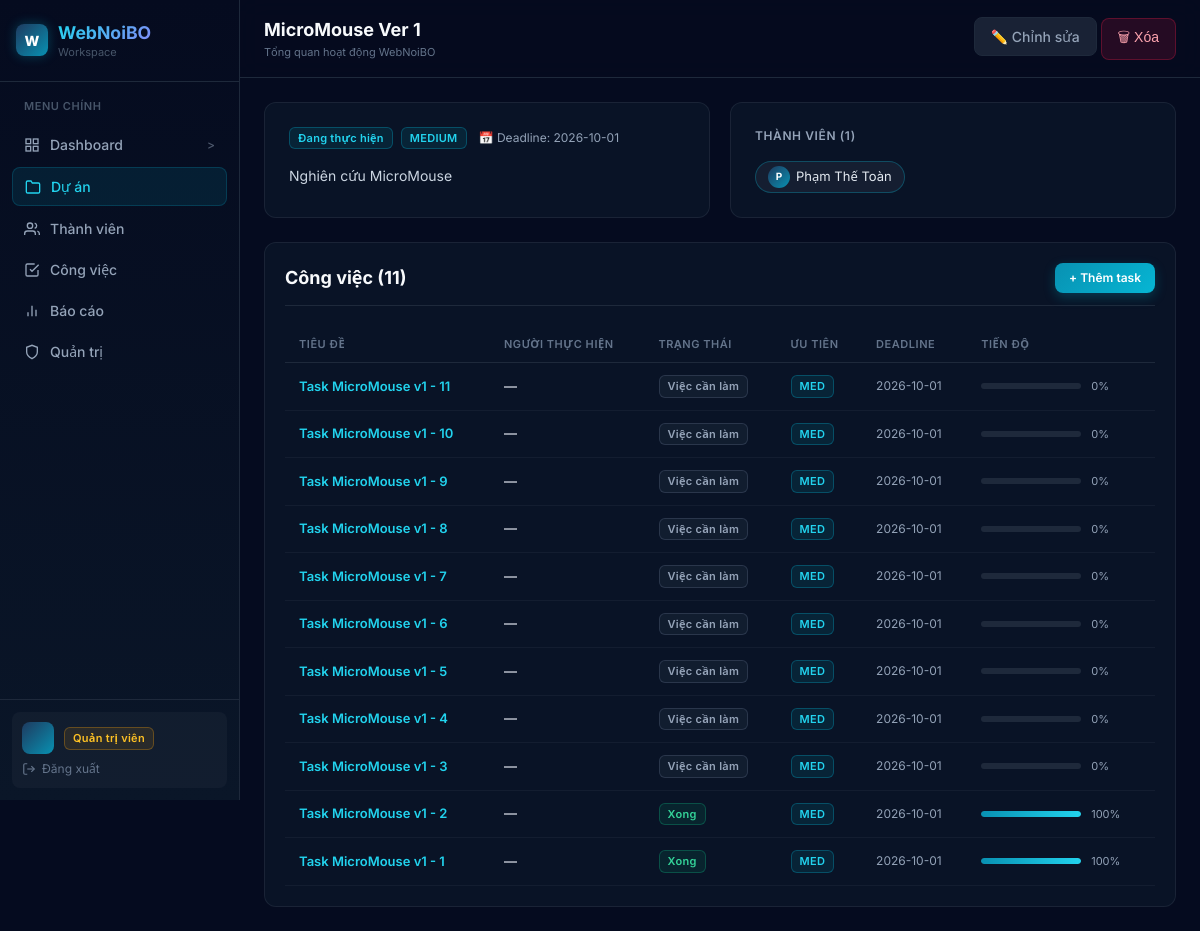
Screenshot of /projects/6/ (signed in) with the database file from the repository.
### apps/projects/models.py (models this page shows, shortened)
class Project(models.Model):
    STATUS_CHOICES = (
        ('planning', 'Lên kế hoạch'),
        ('in_progress', 'Đang thực hiện'),
        ('review', 'Đang review'),
        ('completed', 'Hoàn thành'),
        ('paused', 'Tạm dừng'),
    )
    PRIORITY_CHOICES = (
        ('low', 'Thấp'),
        ('medium', 'Trung bình'),
        ('high', 'Cao'),
        ('critical', 'Khẩn cấp'),
    )
    name = models.CharField(max_length=200)
    description = models.TextField(blank=True, null=True)
    deadline = models.DateField(blank=True, null=True)
    status = models.CharField(max_length=20, choices=STATUS_CHOICES, default='planning')
    priority = models.CharField(max_length=20, choices=PRIORITY_CHOICES, default='medium')
    created_by = models.ForeignKey(User, on_delete=models.SET_NULL, null=True, related_name='created_projects')
    created_at = models.DateTimeField(auto_now_add=True)
    updated_at = models.DateTimeField(auto_now=True)

### apps/authentication/models.py (models this page shows, shortened)
class Profile(models.Model):
    ROLE_CHOICES = (
        ('admin', 'Quản trị viên'),
        ('leader', 'Trưởng nhóm'),
        ('member', 'Thành viên'),
    )
    user = models.OneToOneField(User, on_delete=models.CASCADE, related_name='profile')
    full_name = models.CharField(max_length=150)
    role = models.CharField(max_length=20, choices=ROLE_CHOICES, default='member')
    department = models.CharField(max_length=150, blank=True, null=True)
    bio = models.TextField(blank=True, null=True)
    status = models.CharField(max_length=20, default='active')

### apps/tasks/models.py (models this page shows, shortened)
class Task(models.Model):
    STATUS_CHOICES = (
        ('todo', 'Việc cần làm'),
        ('doing', 'Đang làm'),
        ('review', 'Review'),
        ('done', 'Xong'),
        ('blocked', 'Bị chặn'),
        ('cancelled', 'Đã hủy'),
    )
    PRIORITY_CHOICES = (
        ('low', 'Thấp'),
        ('medium', 'Trung bình'),
        ('high', 'Cao'),
        ('critical', 'Khẩn cấp'),
    )
    project = models.ForeignKey(Project, on_delete=models.CASCADE, related_name='tasks', null=True, blank=True)
    title = models.CharField(max_length=200)
    description = models.TextField(blank=True, null=True)
    assignee = models.ForeignKey(User, on_delete=models.SET_NULL, null=True, blank=True, related_name='assigned_tasks')
    deadline = models.DateField(blank=True, null=True)
    status = models.CharField(max_length=20, choices=STATUS_CHOICES, default='todo')
    priority = models.CharField(max_length=20, choices=PRIORITY_CHOICES, default='medium')
    progress = models.IntegerField(default=0)
    notes = models.TextField(blank=True, null=True)
    created_by = models.ForeignKey(User, on_delete=models.SET_NULL, null=True, related_name='created_tasks')
    created_at = models.DateTimeField(auto_now_add=True)
    updated_at = models.DateTimeField(auto_now=True)

### apps/projects/views.py (the view)
# urls.py: path('<str:project_id>/', views.project_detail, name='project_detail'),
def project_detail(request, project_id):
    user = get_user_from_session(request)
    try:
        project = Project.objects.get(id=project_id)
    except Project.DoesNotExist:
        return redirect('/projects/')
    tasks = project.tasks.all().select_related('assignee').order_by('-created_at')
    members = project.members.all().select_related('user__profile')
    task_list = []
    for t in tasks:
        assignee_name = t.assignee.profile.full_name if (t.assignee and hasattr(t.assignee, 'profile')) else (t.assignee.email if t.assignee else '—')
        task_list.append({
            'id': t.id,
            'title': t.title,
            'status': t.status,
            'priority': t.priority,
            'progress': t.progress,
            'deadline': t.deadline.isoformat() if t.deadline else None,
            'assignee_id': assignee_name,
        })
    member_list = []
    for m in members:
        fn = m.user.profile.full_name if hasattr(m.user, 'profile') else m.user.email
        member_list.append({
            'member_id': m.user.id,
            'profiles': {'full_name': fn}
        })
    return render(request, 'projects/detail.html', {
        'project': {
            'id': project.id,
            'name': project.name,
            'description': project.description,
            'deadline': project.deadline.isoformat() if project.deadline else None,
            'status': project.status,
            'priority': project.priority,
        },
        'tasks': task_list,
        'members': member_list,
        'user': user,
    })

### core/context_processors.py (called while the page is built)
def global_context(request):
    user_id = request.session.get('user_id')
    user_email = request.session.get('user_email')
    user_name = request.session.get('user_name')
    user_role = request.session.get('user_role', 'member')
    current_user = None
    if user_id:
        try:
            profile = Profile.objects.select_related('user').get(user_id=user_id)
            user_name = profile.full_name
            user_role = profile.role
            request.session['user_name'] = user_name
            request.session['user_role'] = user_role
        except Exception:
            pass
        current_user = {
            'id': user_id,
            'email': user_email,
            'full_name': user_name or user_email,
            'role': user_role,
        }
    return {
        'current_user': current_user,
        'user_name': user_name,
        'user_role': user_role,
    }

### core/utils.py (called while the page is built)
def get_user_from_session(request) -> dict | None:
    if not request.session.get('user_id'):
        return None
    return {
        'id': request.session.get('user_id'),
        'email': request.session.get('user_email'),
        'name': request.session.get('user_name'),
        'role': request.session.get('user_role'),
    }

### templates/projects/detail.html (shortened to what this page needs)
{% extends "base.html" %}
{% block nav_projects %}active{% endblock %}
{% block page_title %}{{ project.name }}{% endblock %}
{% block topbar_actions %}
{% if current_user.role == 'admin' or current_user.role == 'leader' %}
<a href="/projects/{{ project.id }}/edit/" class="btn-secondary">✏️ Chỉnh sửa</a>
<form method="post" action="/projects/{{ project.id }}/delete/" style="display:inline">
    <button type="submit" class="btn-danger" onclick="return confirm('Xóa dự án này?')">🗑 Xóa</button>
</form>
{% endif %}
{% endblock %}
{% block content %}
<div class="two-col" style="margin-bottom:1.5rem">
    <div class="glass-card" style="padding:1.5rem">
        <div style="display:flex;gap:8px;align-items:center;flex-wrap:wrap;margin-bottom:1rem">
            <span class="badge badge-{{ project.status }}">
                {% if project.status == 'planning' %}Lên kế hoạch
                {% elif project.status == 'in_progress' %}Đang thực hiện
                {% elif project.status == 'review' %}Review
                {% elif project.status == 'completed' %}Hoàn thành
                {% elif project.status == 'paused' %}Tạm dừng{% endif %}
            </span>
            <span class="badge badge-{{ project.priority }}">{{ project.priority|upper }}</span>
            {% if project.deadline %}<span style="font-size:12px;color:#94a3b8;margin-left:4px">📅 Deadline: {{ project.deadline }}</span>{% endif %}
        </div>
        <p style="color:#cbd5e1;font-size:14px;line-height:1.6">{{ project.description|default:"Không có mô tả" }}</p>
    </div>
    <div class="glass-card" style="padding:1.5rem">
        <h3 style="font-size:12px;font-weight:600;color:#94a3b8;letter-spacing:0.05em;text-transform:uppercase;margin-bottom:1rem">THÀNH VIÊN ({{ members|length }})</h3>
        <div style="display:flex;flex-wrap:wrap;gap:8px">
            {% for m in members %}
            <a href="/members/{{ m.member_id }}/" style="display:inline-flex;align-items:center;gap:6px;padding:4px 12px;background:rgba(30,41,59,0.6);border:1px solid rgba(6,182,212,0.3);border-radius:99px;font-size:13px;color:#e2e8f0;text-decoration:none;transition:all .15s" onmouseover="this.style.background='rgba(6,182,212,0.15)'" onmouseout="this.style.background='rgba(30,41,59,0.6)'">
                <div style="width:22px;height:22px;background:linear-gradient(135deg,#1e3a5f,#0891b2);border-radius:50%;display:flex;align-items:center;justify-content:center;font-size:10px;font-weight:700;color:#fff">
                    {{ m.profiles.full_name|first|upper }}
                </div>
                <span>{{ m.profiles.full_name }}</span>
            </a>
            {% empty %}
            <span style="color:#64748b;font-size:13px">Chưa có thành viên nào</span>
            {% endfor %}
        </div>
    </div>
</div>
<div class="glass-card" style="padding:1.25rem">
    <div style="display:flex;justify-content:space-between;align-items:center;margin-bottom:1.25rem;padding-bottom:.75rem;border-bottom:1px solid #1e293b">
        <h2 style="font-size:1.125rem;font-weight:700;color:#f8fafc">Công việc ({{ tasks|length }})</h2>
        <a href="/tasks/create/?project={{ project.id }}" class="btn-primary" style="font-size:12px;padding:6px 14px">+ Thêm task</a>
    </div>
    {% if tasks %}
    <div style="overflow-x:auto">
        <table class="data-table">
            <thead>
                <tr>
                    <th>TIÊU ĐỀ</th>
                    <th>NGƯỜI THỰC HIỆN</th>
                    <th>TRẠNG THÁI</th>
                    <th>ƯU TIÊN</th>
                    <th>DEADLINE</th>
                    <th>TIẾN ĐỘ</th>
                </tr>
            </thead>
            <tbody>
            {% for t in tasks %}
            <tr>
                <td><a href="/tasks/{{ t.id }}/" style="font-weight:600;color:#22d3ee">{{ t.title }}</a></td>
                <td style="font-size:13px;color:#e2e8f0;font-weight:500">{{ t.assignee_name|default:"—" }}</td>
                <td>
                    <span class="badge badge-{{ t.status }}">
                        {% if t.status == 'todo' %}Việc cần làm
                        {% elif t.status == 'doing' %}Đang làm
                        {% elif t.status == 'review' %}Review
                        {% elif t.status == 'done' %}Xong
                        {% elif t.status == 'blocked' %}Bị chặn
                        {% else %}Đã hủy{% endif %}
                    </span>
                </td>
                <td><span class="badge badge-{{ t.priority }}">{{ t.priority|upper|slice:":3" }}</span></td>
                <td style="font-size:12px;color:#94a3b8">{{ t.deadline|default:"—" }}</td>
                <td>
                    <div style="display:flex;align-items:center;gap:10px">
                        <div class="rem-progress-bar" style="width:100px">
                            <div class="rem-progress-fill" style="width:{{ t.progress }}%"></div>
                        </div>
                        <span style="font-size:11px;color:#94a3b8">{{ t.progress }}%</span>
                    </div>
                </td>
            </tr>
            {% endfor %}
            </tbody>
        </table>
    </div>
    {% else %}
    <div style="text-align:center;padding:3rem 1rem;color:#64748b;font-size:13px">
        Chưa có task nào trong dự án này. <a href="/tasks/create/?project={{ project.id }}" style="color:#22d3ee">Tạo task mới ngay →</a>
    </div>
    {% endif %}
</div>
{% endblock %}

### static/css/main.css (style rules this page uses)
*, *::before, *::after { box-sizing: border-box; margin: 0; padding: 0; }
:root { --navy-950: #03071e; --navy-900: #050b1f; --navy-800: #0a1628; --navy-700: #0f1f38; --navy-600: #162843; --navy-500: #1e3a5f; --cyan-400: #22d3ee; --cyan-500: #06b6d4; --cyan-600: #0891b2; --slate-300: #cbd5e1; --slate-400: #94a3b8; --slate-500: #64748b; --slate-600: #475569; --slate-700: #334155; --slate-800: #1e293b; --slate-900: #0f172a; --sidebar-w: 240px; }
html { scroll-behavior: smooth; }
body { min-height: 100vh; font-family: 'Inter', system-ui, -apple-system, sans-serif; background-color: var(--navy-900); color: #e2e8f0; font-size: 14px; display: flex; line-height: 1.5; }
.glass-card { background: rgba(10, 22, 40, 0.8); backdrop-filter: blur(12px); border: 1px solid rgba(30, 41, 59, 0.8); border-radius: 12px; }
.btn-primary { background: linear-gradient(135deg, #0891b2, #06b6d4); color: white; padding: 8px 16px; border-radius: 8px; font-size: 14px; font-weight: 600; border: none; cursor: pointer; transition: all 0.15s ease; display: inline-flex; align-items: center; gap: 6px; text-decoration: none; box-shadow: 0 4px 12px rgba(6, 182, 212, 0.25); }
.btn-secondary { background: rgba(30, 41, 59, 0.8); color: #94a3b8; padding: 8px 16px; border-radius: 8px; font-size: 14px; font-weight: 500; border: 1px solid #1e293b; cursor: pointer; transition: all 0.15s ease; display: inline-flex; align-items: center; gap: 6px; text-decoration: none; }
.btn-danger { background: rgba(225, 29, 72, 0.15); color: #fda4af; padding: 8px 16px; border-radius: 8px; font-size: 14px; font-weight: 500; border: 1px solid rgba(225, 29, 72, 0.3); cursor: pointer; transition: all 0.15s ease; }
.badge { display: inline-flex; align-items: center; padding: 2px 8px; border-radius: 6px; font-size: 11px; font-weight: 600; letter-spacing: 0.025em; border: 1px solid; }
.badge-in_progress { border-color: rgba(6, 182, 212, 0.3); background: rgba(6, 182, 212, 0.1); color: #22d3ee; }
.badge-todo { border-color: rgba(100, 116, 139, 0.3); background: rgba(100, 116, 139, 0.1); color: #94a3b8; }
.badge-done { border-color: rgba(16, 185, 129, 0.3); background: rgba(16, 185, 129, 0.1); color: #34d399; }
.badge-medium { border-color: rgba(6, 182, 212, 0.3); background: rgba(6, 182, 212, 0.1); color: #22d3ee; }
.rem-progress-bar { height: 6px; background: #1e293b; border-radius: 3px; overflow: hidden; }
.rem-progress-fill { height: 100%; border-radius: 3px; background: linear-gradient(90deg, #0891b2, #22d3ee); transition: width 0.4s ease; }
.two-col { display: grid; grid-template-columns: 1fr 1fr; gap: 1.25rem; }
.data-table { width: 100%; border-collapse: collapse; font-size: 13px; }
.data-table th { text-align: left; padding: 10px 14px; color: #64748b; font-size: 11px; font-weight: 600; text-transform: uppercase; letter-spacing: 0.05em; border-bottom: 1px solid #1e293b; }
.data-table td { padding: 12px 14px; border-bottom: 1px solid rgba(30, 41, 59, 0.5); color: #cbd5e1; }
.data-table a { color: #22d3ee; text-decoration: none; font-weight: 500; }

### rows the page displays
Project: name "MicroMouse Ver 1", priority "MEDIUM", description "Nghiên cứu MicroMouse"
Profile: profiles.full_name|first "P", profiles.full_name "Phạm Thế Toàn"
Task: title "Task MicroMouse v1 - 11", priority "MED"
Task: title "Task MicroMouse v1 - 10", priority "MED"
Task: title "Task MicroMouse v1 - 9", priority "MED"
Task: title "Task MicroMouse v1 - 8", priority "MED"
Task: title "Task MicroMouse v1 - 7", priority "MED"
Task: title "Task MicroMouse v1 - 6", priority "MED"
Task: title "Task MicroMouse v1 - 5", priority "MED"
Task: title "Task MicroMouse v1 - 4", priority "MED"
Task: title "Task MicroMouse v1 - 3", priority "MED"
Task: title "Task MicroMouse v1 - 2", priority "MED"
Task: title "Task MicroMouse v1 - 1", priority "MED"

### other values shown
{{ project.deadline }} "2026-10-01"
{{ members|length }} "1"
{{ tasks|length }} "11"
{{ t.assignee_name|default:"—" }} "—" "—" "—" "—" "—" "—" "—" "—" "—" "—" "—"
{{ t.deadline|default:"—" }} "2026-10-01" "2026-10-01" "2026-10-01" "2026-10-01" "2026-10-01" "2026-10-01" "2026-10-01" "2026-10-01" "2026-10-01" "2026-10-01" "2026-10-01"
{{ t.progress }} "0" "0" "0" "0" "0" "0" "0" "0" "0" "100" "100"
